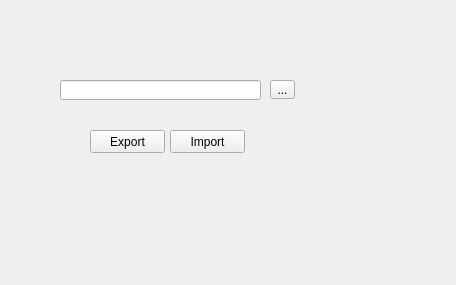
<?xml version="1.0" encoding="UTF-8"?>
<ui version="4.0">
 <class>Form</class>
 <widget class="QWidget" name="Form">
  <property name="geometry">
   <rect>
    <x>0</x>
    <y>0</y>
    <width>456</width>
    <height>285</height>
   </rect>
  </property>
  <property name="windowTitle">
   <string>Form</string>
  </property>
  <widget class="QPushButton" name="pushButton_export">
   <property name="geometry">
    <rect>
     <x>90</x>
     <y>130</y>
     <width>75</width>
     <height>23</height>
    </rect>
   </property>
   <property name="text">
    <string>Export</string>
   </property>
  </widget>
  <widget class="QPushButton" name="pushButton_import">
   <property name="geometry">
    <rect>
     <x>170</x>
     <y>130</y>
     <width>75</width>
     <height>23</height>
    </rect>
   </property>
   <property name="text">
    <string>Import</string>
   </property>
  </widget>
  <widget class="QToolButton" name="toolButton_filepath">
   <property name="geometry">
    <rect>
     <x>270</x>
     <y>80</y>
     <width>25</width>
     <height>19</height>
    </rect>
   </property>
   <property name="text">
    <string>...</string>
   </property>
  </widget>
  <widget class="QLineEdit" name="lineEdit_filepath">
   <property name="geometry">
    <rect>
     <x>60</x>
     <y>80</y>
     <width>201</width>
     <height>20</height>
    </rect>
   </property>
  </widget>
 </widget>
 <resources/>
 <connections/>
</ui>
